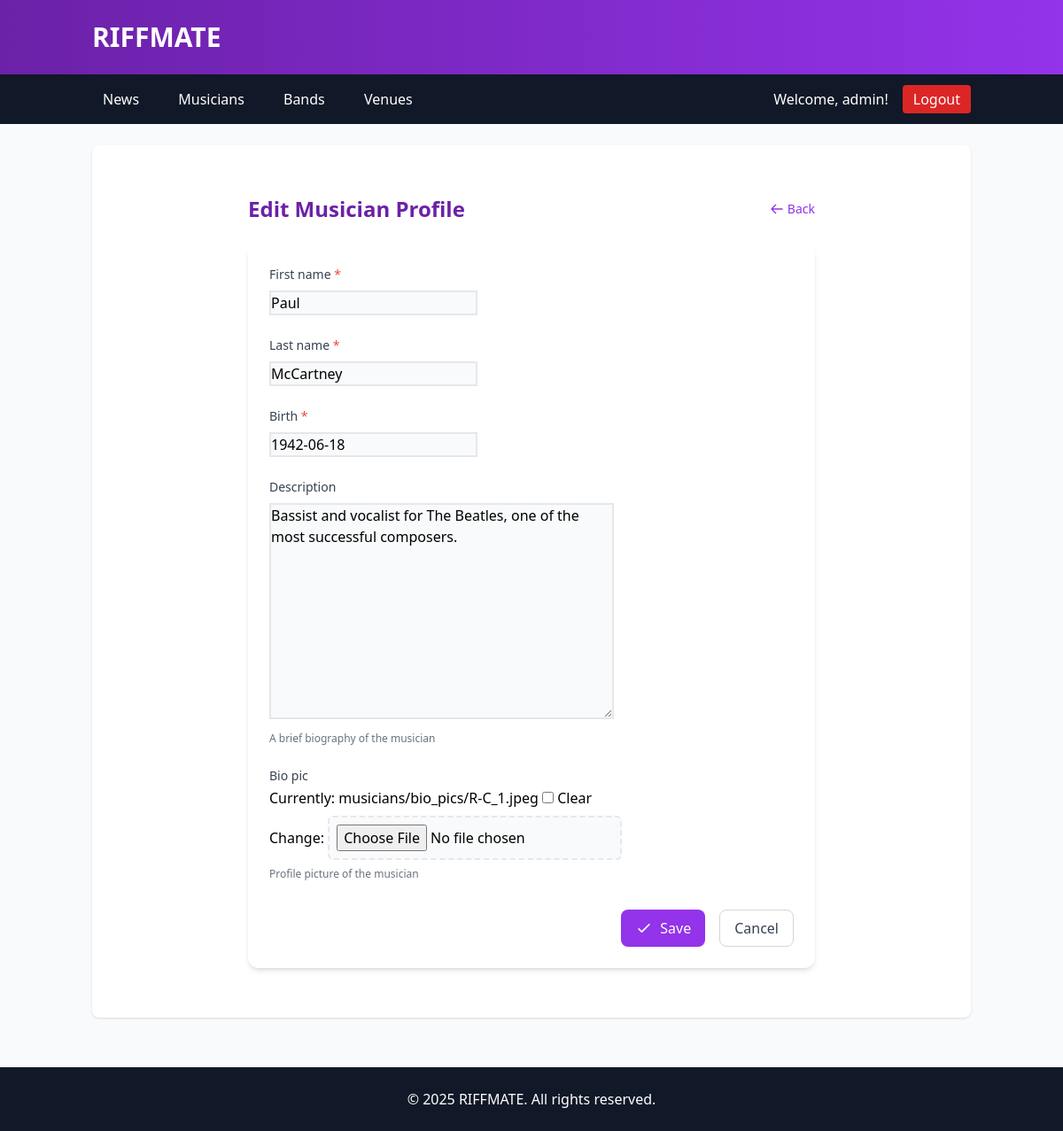
Page /bands/musician/19/edit/ (signed in) on the committed database.
### bands/models.py (models this page shows, shortened)
class Musician(models.Model):
    first_name = models.CharField(max_length=50)
    last_name = models.CharField(max_length=50)
    birth = models.DateField()
    description = models.TextField(blank=True, null=True, help_text="A brief biography of the musician")
    bio_pic = models.ImageField(
        upload_to='musicians/bio_pics/',
        blank=True,
        null=True,
        help_text="Profile picture of the musician"
    )
    user_profile = models.ForeignKey(
        'UserProfile',
        on_delete=models.SET_NULL,
        null=True,
        blank=True,
        related_name='musicians',
        help_text="The user profile that owns this musician record"
    )
    created_at = models.DateTimeField(auto_now_add=True)
    updated_at = models.DateTimeField(auto_now=True)
    class Meta:
        ordering = ['last_name', 'first_name']
        verbose_name = 'Musician'
        verbose_name_plural = 'Musicians'
    def full_name(self):
        return f"{self.first_name} {self.last_name}"
    full_name.short_description = 'Full Name'
    def age(self):
        import datetime
        return int((datetime.date.today() - self.birth).days / 365.25)
    age.short_description = 'Age'

### bands/views.py (the view)
# urls.py: path('musician/<int:musician_id>/edit/', views.edit_musician, name='edit_musician'),
@login_required
def edit_musician(request, musician_id=None):
    musician = None
    if musician_id:
        musician = get_object_or_404(Musician, id=musician_id)
        if not (request.user.is_staff or
               request.user.userprofile.musicians.filter(id=musician_id).exists()):
            raise Http404("Permission denied")
    if request.method == 'POST':
        form = MusicianForm(request.POST, request.FILES, instance=musician)
        if form.is_valid():
            musician = form.save(commit=False)
            if not musician_id:
                musician.user_profile = request.user.userprofile
            musician.save()
            return redirect('musician', musician_id=musician.id)
    else:
        form = MusicianForm(instance=musician)
    return render(request, 'edit_musician.html', {
        'form': form,
        'musician': musician
    })

### bands/forms.py
class MusicianForm(forms.ModelForm):
    class Meta:
        model = Musician
        fields = ['first_name', 'last_name', 'birth', 'description', 'bio_pic']

### templates/edit_musician.html (shortened to what this page needs)
{% extends "base.html" %}
{% block content %}
<div class="max-w-2xl mx-auto px-4 py-8">
    <div class="flex justify-between items-center mb-6">
        <h2 class="text-2xl font-bold text-purple-800">
            {% if musician %}Edit{% else %}Create{% endif %} Musician Profile
        </h2>
        <a href="{% if musician %}{% url 'musician' musician.id %}{% else %}{% url 'musicians' %}{% endif %}"
           class="text-sm text-purple-600 hover:text-purple-800 flex items-center">
            <svg class="w-4 h-4 mr-1" fill="none" stroke="currentColor" viewBox="0 0 24 24" xmlns="http://www.w3.org/2000/svg">
                <path stroke-linecap="round" stroke-linejoin="round" stroke-width="2" d="M10 19l-7-7m0 0l7-7m-7 7h18"></path>
            </svg>
            Back
        </a>
    </div>
    <form method="post" enctype="multipart/form-data" class="bg-white rounded-xl shadow-md p-6">
        <div class="space-y-6">
            {% for field in form %}
            <div class="space-y-2">
                <label for="{{ field.id_for_label }}" class="block text-sm font-medium text-gray-700">
                    {{ field.label }}
                    {% if field.field.required %}
                    <span class="text-red-500">*</span>
                    {% endif %}
                </label>
                {{ field }}
                {% if field.help_text %}
                <p class="text-xs text-gray-500">{{ field.help_text }}</p>
                {% endif %}
            </div>
            {% endfor %}
        </div>
        <div class="mt-8 flex justify-end space-x-4">
            <button type="submit" class="inline-flex items-center px-4 py-2 bg-purple-600 hover:bg-purple-700 text-white font-medium rounded-lg shadow-sm transition-colors">
                <svg class="w-5 h-5 mr-2" fill="none" stroke="currentColor" viewBox="0 0 24 24" xmlns="http://www.w3.org/2000/svg">
                    <path stroke-linecap="round" stroke-linejoin="round" stroke-width="2" d="M5 13l4 4L19 7"></path>
                </svg>
                Save
            </button>
            <a href="{% if musician %}{% url 'musician' musician.id %}{% else %}{% url 'musicians' %}{% endif %}"
               class="inline-flex items-center px-4 py-2 border border-gray-300 text-gray-700 font-medium rounded-lg hover:bg-gray-50 transition-colors">
                Cancel
            </a>
        </div>
    </form>
</div>
{% endblock %}

### templates/base.html (shortened to what this page needs)
<!DOCTYPE html>
<html lang="en">
<head>
    <script src="https://cdn.tailwindcss.com"></script>
</head>
<body class="bg-gray-50">
    <header class="bg-gradient-to-r from-purple-800 to-purple-600 text-white shadow-md">
        <div class="container mx-auto px-4 py-6">
            <h1 class="text-3xl font-bold"><a href="{% url 'index' %}">RIFFMATE</a></h1>
        </div>
    </header>
    <nav class="bg-gray-900 text-white">
        <div class="container mx-auto px-4 py-3 flex justify-between items-center">
            <div>
                <a href="{% url 'news_advanced' %}" class="mr-4 px-3 py-1 rounded hover:bg-orange-500 transition">News</a>
                <a href="{% url 'musicians' %}" class="mr-4 px-3 py-1 rounded hover:bg-orange-500 transition">Musicians</a>
                <a href="{% url 'bands' %}" class="mr-4 px-3 py-1 rounded hover:bg-orange-500 transition">Bands</a>
                <a href="{% url 'venues' %}" class="px-3 py-1 rounded hover:bg-orange-500 transition">Venues</a>
            </div>
            <div class="flex items-center space-x-4">
                {% if user.is_authenticated %}
                    <span class="text-white">Welcome, {{ user.username }}!</span>
                    <form action="{% url 'logout' %}" method="post" class="inline">
                        <button type="submit" class="bg-red-600 hover:bg-red-700 text-white px-3 py-1 rounded transition">
                            Logout
                        </button>
                    </form>
                {% else %}
                    <a href="{% url 'login' %}" class="bg-green-600 hover:bg-green-700 text-white px-3 py-1 rounded transition">Login</a>
                {% endif %}
            </div>
        </div>
    </nav>
    <main class="container mx-auto px-4 py-6">
        <div class="bg-white rounded-lg shadow p-6">
            {% block content %}
            {% endblock %}
        </div>
    </main>
    <footer class="bg-gray-900 text-white text-center py-6 mt-8">
        <div class="container mx-auto px-4">
            <p>&copy; 2025 RIFFMATE. All rights reserved.</p>
        </div>
    </footer>
</body>
</html>

### templates/edit_musician.html (style rules this page uses)
input[type="text"], input[type="email"], input[type="url"], input[type="password"], input[type="number"], textarea, select { @apply w-full px-3 py-2 border border-gray-300 rounded-md shadow-sm focus:outline-none focus:ring-purple-500 focus:border-purple-500 bg-gray-50; background-color: #f9fafb; border: 2px solid #e5e7eb; }
input[type="file"] { @apply block w-full text-sm text-gray-500 file:mr-4 file:py-2 file:px-4 file:rounded-md file:border-0 file:text-sm file:font-semibold file:bg-purple-50 file:text-purple-700 hover:file:bg-purple-100; background-color: #f9fafb; padding: 0.5rem; border: 2px dashed #e5e7eb; border-radius: 0.375rem; }
input[type="checkbox"] { @apply h-4 w-4 text-purple-600 focus:ring-purple-500 border-gray-300 rounded; border: 2px solid #d1d5db; }

### rows in the picture
Musician: form "Paul" "McCartney" "1942-06-18" "Bassist and vocalist for The Beatles, one of the most successful composers."

### other values in the picture
{{ user.username }} "admin"
{{ field.label }} "First name" "Last name" "Birth" "Description" "Bio pic"
{{ field.help_text }} "A brief biography of the musician" "Profile picture of the musician"
